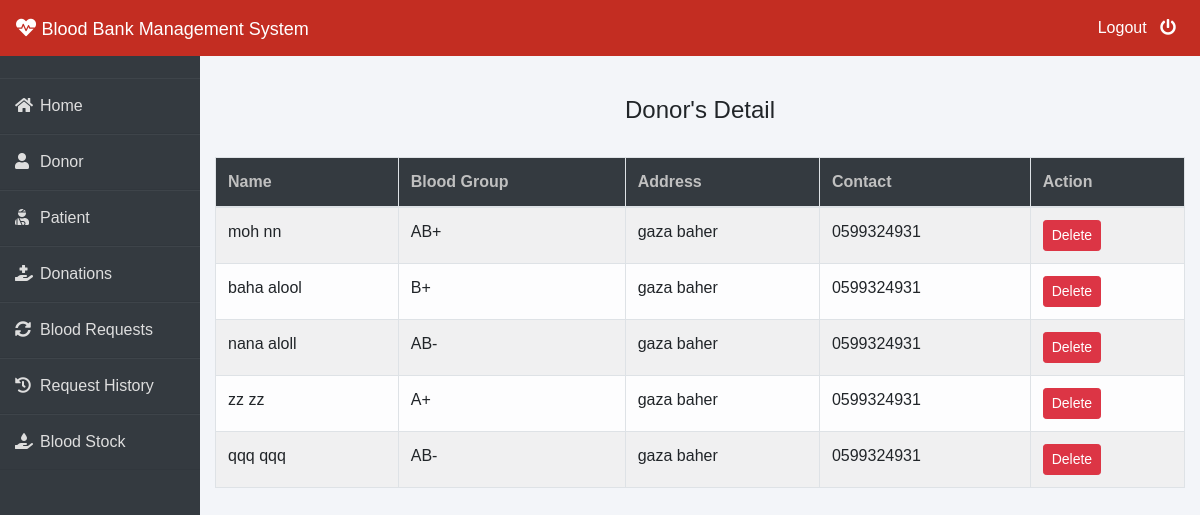
Screenshot of /admin-donor (signed in) with the database file from the repository.
### donor/models.py (models this page shows, shortened)
class Donor(models.Model):
    user=models.OneToOneField(User,on_delete=models.CASCADE)
    profile_pic= models.ImageField(upload_to='profile_pic/Donor/',null=True,blank=True)
    bloodgroup=models.CharField(max_length=10)
    address = models.CharField(max_length=40)
    mobile = models.CharField(max_length=20,null=False)
    @property
    def get_name(self):
        return self.user.first_name+" "+self.user.last_name

### blood/views.py (the view)
# urls.py: path('admin-donor', views.admin_donor_view,name='admin-donor'),
@login_required(login_url='adminlogin')
def admin_donor_view(request):
    donors=dmodels.Donor.objects.all()
    return render(request,'blood/admin_donor.html',{'donors':donors})

### templates/blood/admin_donor.html (shortened to what this page needs)
{% extends 'blood/adminbase.html' %}
{% block content %}
{% load widget_tweaks %}
{%load static%}
<br><br>
<div class="container">
    <H4 class="text-center">Donor's Detail</H4><br>
    <table class="table table-light table-hover table-bordered table-striped">
        <thead class="bg-dark">
            <tr>
                <th scope="col" style="color: rgb(192, 192, 192);">Name</th>
                <th scope="col" style="color: rgb(192, 192, 192);">Blood Group</th>
                <th scope="col" style="color: rgb(192, 192, 192);">Address</th>
                <th scope="col" style="color: rgb(192, 192, 192);">Contact</th>
                <th style="color: rgb(192, 192, 192);">Action</th>
            </tr>
        </thead>
        <tbody>
            {% for t in donors %}
            <tr>
                <td> {{t.get_name}}</td>
                <td>{{t.bloodgroup}}</td>
                <td>{{t.address}}</td>
                <td>{{t.mobile}}</td>
                <td>
                    <button class="btn btn-danger btn-sm"><a  style="text-decoration: none;color: white;" href="{% url 'delete-donor' t.id  %}">Delete</a> </button>
                </td>
            </tr>
            {% endfor %}
        </tbody>
    </table>
</div>
{% endblock content %}

### templates/blood/adminbase.html (style rules this page uses)
* { margin: 0; padding: 0; box-sizing: border-box; list-style: none; text-decoration: none; font-family: 'Josefin Sans', sans-serif; }
body { background-color: #f3f5f9; }

### rows the page displays
Donor: get_name "moh nn", bloodgroup "AB+", address "gaza baher", mobile "0599324931"
Donor: get_name "baha alool", bloodgroup "B+", address "gaza baher", mobile "0599324931"
Donor: get_name "nana aloll", bloodgroup "AB-", address "gaza baher", mobile "0599324931"
Donor: get_name "zz zz", bloodgroup "A+", address "gaza baher", mobile "0599324931"
Donor: get_name "qqq qqq", bloodgroup "AB-", address "gaza baher", mobile "0599324931"
